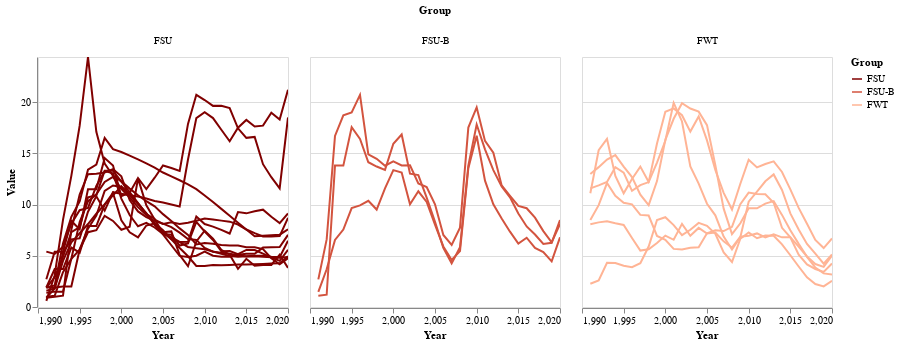

Notebook cell for this chart:
### Code cell
alt.Chart(empl_ts).mark_line().encode(
    x=alt.X('Year:Q', axis=alt.Axis(tickCount=5, grid=False)),
    y=alt.Y('Value', scale=alt.Scale(nice=False)),
    detail='Country Name',
    color=alt.Color('Group', scale=alt.Scale(domain=['FSU', 'FSU-B', 'FWT'], range=['#800000', '#D3543F', '#FFB495'])),
    tooltip = ['Country Code']
).properties(
    width=250,
    height=250
).facet(
    column='Group:N'
).interactive()

### Figure 1 — Vega-Lite specification as saved in the notebook (floating-point values rounded to 4 significant figures; data arrays with more than 128 entries replaced by an {"elided": "..."} marker saying what was removed)
{"config": {"view": {"continuousWidth": 400, "continuousHeight": 300}}, "data": {"name": "data-4041ac5619500e4e4319f25dda27963e"}, "facet": {"column": {"field": "Group", "type": "nominal"}}, "spec": {"mark": "line", "encoding": {"color": {"field": "Group", "scale": {"domain": ["FSU", "FSU-B", "FWT"], "range": ["#800000", "#D3543F", "#FFB495"]}, "type": "nominal"}, "detail": {"field": "Country Name", "type": "nominal"}, "tooltip": [{"field": "Country Code", "type": "nominal"}], "x": {"axis": {"grid": false, "tickCount": 5}, "field": "Year", "type": "quantitative"}, "y": {"field": "Value", "scale": {"nice": false}, "type": "quantitative"}}, "height": 250, "selection": {"selector002": {"type": "interval", "bind": "scales", "encodings": ["x", "y"]}}, "width": 250}, "$schema": "https://vega.github.io/schema/vega-lite/v4.17.0.json", "datasets": {"data-4041ac5619500e4e4319f25dda27963e": {"elided": "630 records"}}}
